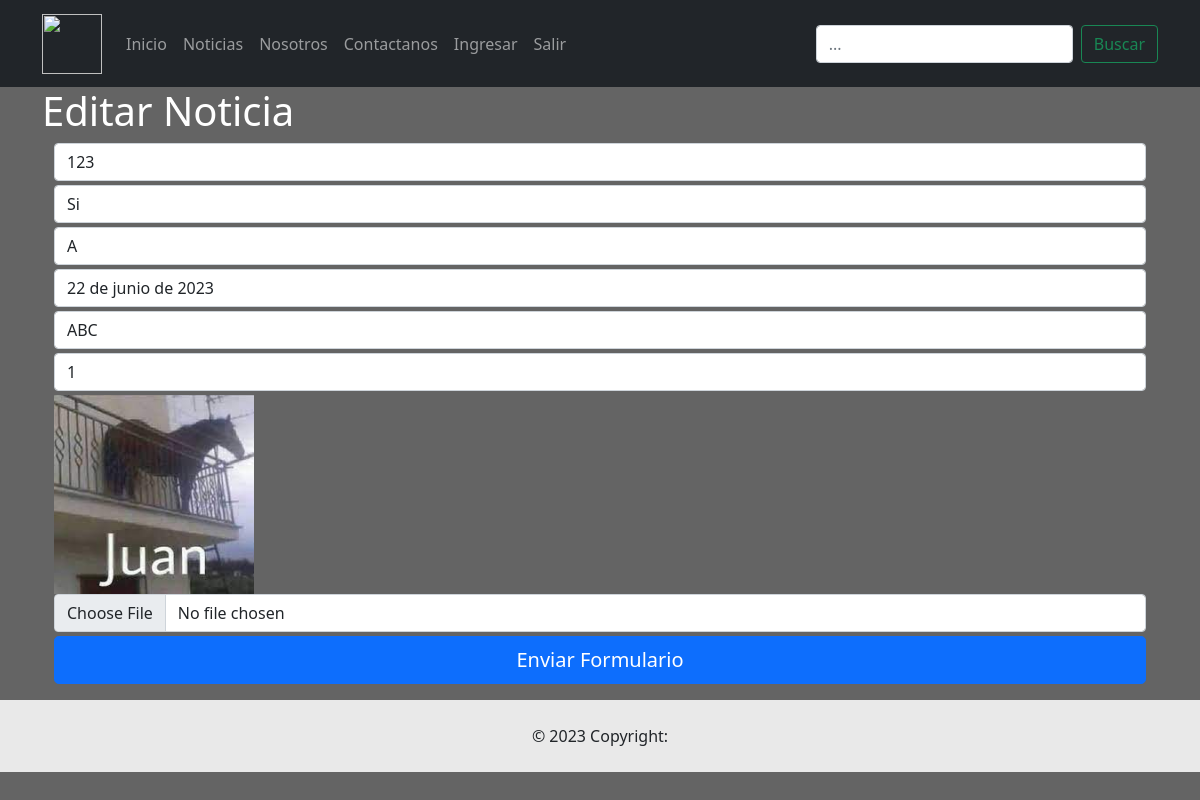
/editarnoti/123 (signed in), run on the app's committed database.
### aplicacion/models.py (models this page shows, shortened)
class Noticias(models.Model):
  codigo = models.CharField(primary_key=True, max_length=4, verbose_name='codigo')
  autor = models.CharField(max_length=50, verbose_name='autor')
  nombre = models.CharField(max_length=50, verbose_name='nombre')
  fecha = models.DateField(auto_now=False, verbose_name='fecha')
  Contenido = models.CharField(max_length=255, verbose_name='Contenido')
  idArea = models.ForeignKey('AreaNoticias',on_delete=models.CASCADE, db_column='idArea', verbose_name='idArea')
  img =models.ImageField(upload_to='media/img/', null=True, blank=True,verbose_name='img')
  class Meta:
    ordering =['nombre']

### aplicacion/views.py (the view)
# urls.py: path('editarnoti/<codigo>', views.editarnoti, name='editarnoti'),
@login_required
def editarnoti(request, codigo):
    Noti = Noticias.objects.get(codigo=codigo)
    formulario = NoticiasForm(request.POST or None, request.FILES or None, instance=Noti)
    if formulario.is_valid() and request.POST:
       formulario.save()
       return redirect('gestionoti')
    return render(request, "gestion/editarnoti.html", {"formulario": formulario})

### aplicacion/forms.py
class NoticiasForm(ModelForm):
    class Meta:
        model= Noticias
        fields = "__all__"

### aplicacion/templates/gestion/editarnoti.html (shortened to what this page needs)
{% extends "../Base.html" %}
{% block body %}
    <div class="col-sm-12">
        <h1>Editar Noticia</h1>
        <div class="container form">
            {% include 'gestion/form.html' %}
        </div>
    </div>
{% endblock %}

### aplicacion/templates/gestion/form.html (shortened to what this page needs)
<form enctype="multipart/form-data" method="post">
    <fieldset>
        {% for campo in formulario %}
        <div class="mb-1">
            {% if campo.field.widget.input_type == 'file' and campo.value %}
            <td><img src="/media/{{campo.value}}" alt="" width="200px"></td>
            {% endif %}
            <input class="form-control"
            type="{{campo.field.widget.input_type}}"
            id=""
            name="{{campo.name}}"
            placeholder="{{campo.name}}"
            value="{{campo.value | default:''}}"
            required>
        </div>
        {% endfor %}
        <div class="mb-3 d-grid">
            <button class="btn btn-primary btn-lg" type="submit">Enviar Formulario</button>
        </div>
    </fieldset>
</form>

### aplicacion/static/css/css1.css (style rules this page uses)
* { margin: 0; padding: 0; }
body { background-color: rgb(100,100,100); }
h1 { color:#fff }

### data on the page
Noticias: codigo "123" "Si" "22 de junio de 2023" "ABC", value (picture)
